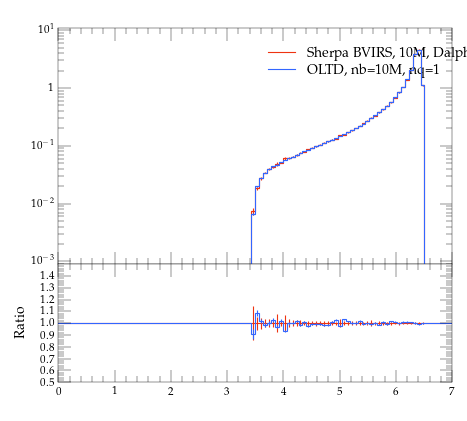

Write the Python code that produced this figure.
#! /usr/bin/env python

# This Python script was auto-generated using YODA v2.0.0.
# Analysis object: /evtb/cutEg_jb_e
# Timestamp: 15-04-2024 (14:39:54)

import matplotlib as mpl
import matplotlib.pyplot as plt
mpl.use('Agg') # comment out for interactive use
import os
import numpy as np

plotDir = os.path.split(os.path.realpath(__file__))[0]
if 'YODA_USER_PLOT_PATH' in globals():
    plot_outdir = globals()['YODA_USER_PLOT_PATH']
else:
    plot_outdir = plotDir

#plot style
plt.style.use(os.path.join(plotDir, '../default.mplstyle'))
# plot metadata
figW, figH = plt.rcParams['figure.figsize']
ax_xLabel = r''
ax_yLabel = r''
ax_title  = r''
ax_xScale = 'linear'
ax_yScale = 'log'
xLims = (0.0, 7.0)
yLims = (0.0009000000000000001, 11.0)

# TeX-friendly labels for the legend
labels = [ r"Sherpa BVIRS, 10M, Dalpha=0.01", r"OLTD, nb=10M, nq=1" ]

# Create figure and axis objects
fig, (ax, ratio0_ax) = plt.subplots(2, 1, sharex=True,
                  figsize=(figW,figH), gridspec_kw={'height_ratios': (2, 1)})
ratio0_ax.yaxis.set_major_locator(mpl.ticker.MultipleLocator(0.1))
ratio0_ax.set_ylim(0.5, 1.4999)
ratio0_ax.set_ylabel('Ratio')

# LineColor map: curve index -> color
linecolors = {0: '#EE3311', 1: '#3366FF'}
# the numerical data is stored in a separate file
dataf = dict()
prefix = os.path.split(__file__)[0]
if prefix:    prefix = prefix + '/'
exec(open(prefix+'cutEg_jb_e__data.py').read(), dataf)


legend_handles = [] # keep track of handles for the legend

# style options for curves
# starts at zorder>=5 to draw curve on top of legend
styles = {
  'curve0': {
    'color' : linecolors[0],
    'linestyle' : '-',
    'marker' : 'o',
    'zorder' : 5,
    'histstyle' : True,
  },
  'curve1': {
    'color' : linecolors[1],
    'linestyle' : '-',
    'marker' : 'o',
    'zorder' : 6,
    'histstyle' : True,
  },
}
# curve from input yoda files in main panel
for label in dataf['yvals'].keys():
    if all(np.isnan(v) for v in dataf['yvals'][label]):
        continue
    tmp = None
    if styles[label]['histstyle']: # draw as histogram
        tmp, = ax.plot(dataf['xedges'], dataf['yedges'][label],
                       color=styles[label]['color'],
                       linestyle=styles[label]['linestyle'],
                       drawstyle='steps-pre', solid_joinstyle='miter',
                       zorder=styles[label]['zorder'], label=label)
        ax.errorbar(dataf['xpoints'], dataf['yvals'][label], color=styles[label]['color'],
                    xerr=dataf['xerrs'], yerr=[dataf['ydowns'][label], dataf['yups'][label]],
                    linestyle='none', zorder=styles[label]['zorder'])
    else: # draw as scatter
        tmp = ax.errorbar(dataf['xpoints'], dataf['yvals'][label],
                          xerr=dataf['xerrs'],
                          yerr=[ dataf['ydowns'][label],
                          dataf['yups'][label] ],
                          fmt=styles[label]['marker'],
                          ecolor=styles[label]['color'],
                          color=styles[label]['color'], zorder=2)
        tmp[-1][0].set_linestyle(styles[label]['linestyle'])
    legend_handles += [tmp]
    for varLabel in dataf['variation_yvals'].keys():
        if varLabel.startswith(label):
            tmp, = ax.plot(dataf['xedges'], dataf['variation_yvals'][varLabel],
                           color=styles[label]['color'],
                           linestyle=styles[label]['linestyle'],
                           drawstyle='steps-pre', solid_joinstyle='miter',
                           zorder=styles[label]['zorder'], alpha=0.5)


# plots on ratio panel
# curve from input yoda files in ratio panel
for label, yvals in dataf['ratio0_yvals'].items():
    if all(np.isnan(v) for v in yvals):
        continue
    if styles[label]['histstyle']: # plot as histogram
        ratio0_ax.plot(dataf['xedges'], yvals,
                       color=styles[label]['color'],
                       linestyle=styles[label]['linestyle'],
                       drawstyle='steps-pre', zorder=1,
                       solid_joinstyle='miter')
        ratio0_ax.vlines(dataf['xpoints'],
                         dataf['ratio0_ymin'][label],
                         dataf['ratio0_ymax'][label],
                         color=styles[label]['color'], zorder=1)
    else: # plot as scatter
        tmp = ratio0_ax.errorbar(dataf['xpoints'],
                                 yvals, xerr=dataf['xerrs'],
                                 yerr=dataf['ratio0_yerrs'][label],
                                 fmt=styles[label]['marker'],
                                 ecolor=styles[label]['color'],
                                 color=styles[label]['color'])
        tmp[-1][0].set_linestyle(styles[label]['linestyle'])

    for varlabel in dataf['ratio0_variation_vals'].keys():
        if varlabel.startswith(label):
            ratio0_ax.plot(dataf['xedges'],
                            dataf['ratio0_variation_vals'][varlabel],
                            color=styles[label]['color'],
                            linestyle=styles[label]['linestyle'],
                            drawstyle='steps-pre', solid_joinstyle='miter',
                            zorder=1, alpha=0.5)

legend_pos = (0.5, 0.97)
ax.legend(legend_handles, labels, loc='upper left', bbox_to_anchor=legend_pos)

# set plot metadata as defined above
ratio0_ax.set_xlabel(ax_xLabel)
ratio0_ax.xaxis.set_label_coords(1., -.15)
ax.set_ylabel(ax_yLabel, loc='top')
ax.set_title(ax_title, loc='left')
ax.set_xscale(ax_xScale)
ax.set_yscale(ax_yScale)
ax.set_xlim(xLims)
ax.set_ylim(yLims)

# tick formatting
plt.rcParams['xtick.top'] = True
plt.rcParams['ytick.right'] = True
ax.yaxis.set_major_locator(mpl.ticker.LogLocator(base=10.0, numticks=np.inf))
ax.yaxis.set_minor_locator(mpl.ticker.LogLocator(
                           base=10.0, subs=np.arange(0.1, 1, 0.1), numticks=np.inf))
fig.align_ylabels((ax, ratio0_ax))
plt.savefig(os.path.join(plot_outdir, 'cutEg_jb_e.pdf'), format='PDF')
plt.savefig(os.path.join(plot_outdir, 'cutEg_jb_e.png'), format='PNG')

plt.close(fig)
